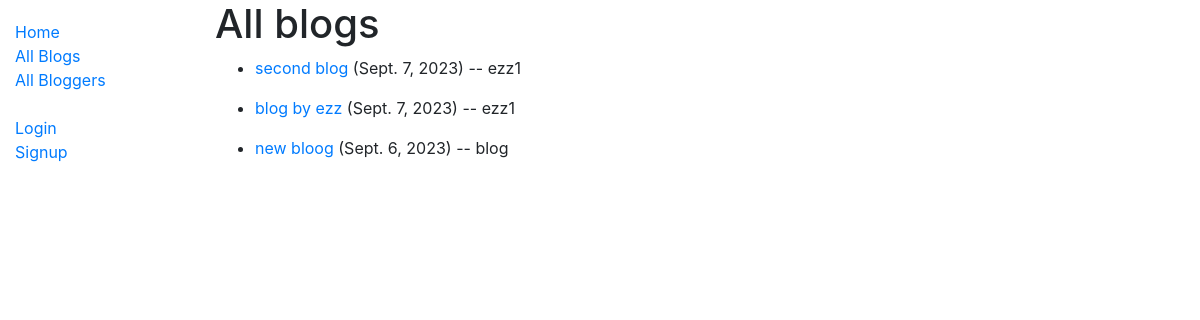
Page /blog/blogs on the committed database.
### blog/models.py (models this page shows, shortened)
class Blog(models.Model):
    blog_name = models.CharField(max_length=200)
    author = models.ForeignKey(BlogAuthor, on_delete=models.SET_NULL, null=True)
    description = models.TextField(max_length=150, help_text="Enter your blog text here.")
    post_date = models.DateField(default=date.today())
    class Meta:
        ordering = ['-post_date']

class BlogAuthor(models.Model):
    user = models.OneToOneField(User, on_delete=models.SET_NULL, null=True)
    bio = models.TextField(max_length=400, help_text="Enter your bio details here.")
    def __str__(self):
        return self.user.username

### blog/views.py (the view)
# urls.py: path('blogs', views.BlogListView.as_view(), name='blogs-list'),
class BlogListView(ListView):
    model = Blog
    template_name = 'blog/blog_list.html'
    paginate_by = 5

### blog/templates/blog/blog_list.html
{% extends 'base.html' %}
{% block content %}
    <h1>All blogs</h1>
    {% for blog in blog_list %}
        <ul>
            <li>
                <a href="{% url 'blog-detail' blog.pk %}">{{blog.blog_name}}</a> ({{blog.post_date}}) -- {{blog.author}}
            </li>
        </ul>
    {% empty %}
        <p>There are no blogs :(</p>
    {% endfor %}
{% endblock  %}

### rows in the picture
Blog: blog_name "second blog", post_date "Sept. 7, 2023", author "ezz1"
Blog: blog_name "blog by ezz", post_date "Sept. 7, 2023", author "ezz1"
Blog: blog_name "new bloog", post_date "Sept. 6, 2023", author "blog"
